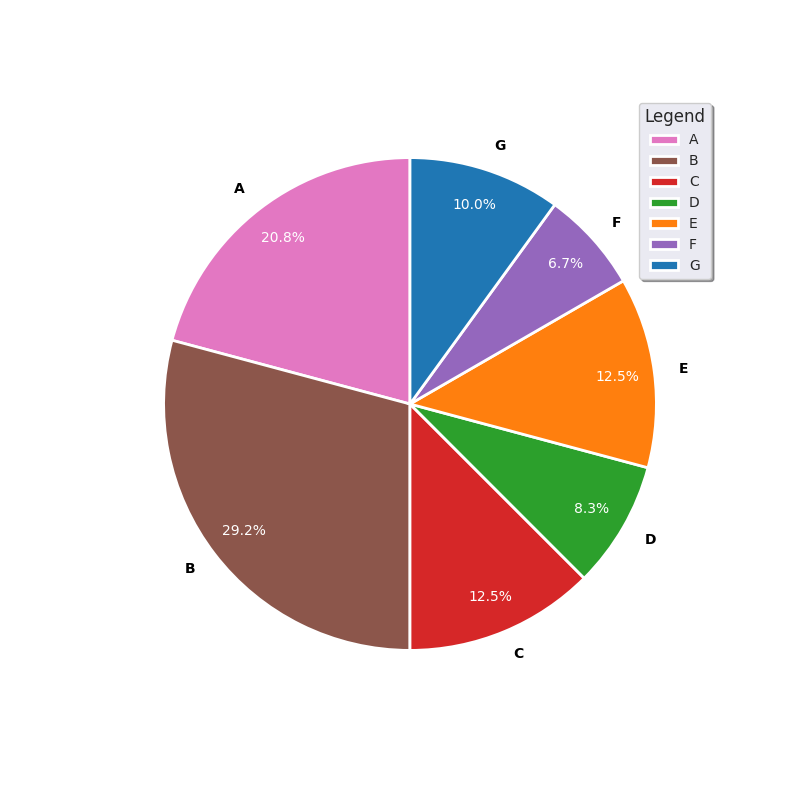

Reproduce this figure in Python.
import matplotlib.pyplot as plt

# Data series
percentages = [25, 35, 15, 10, 15, 8, 12]
colors = ['#e377c2', '#8c564b', '#d62728', '#2ca02c', '#ff7f0e', '#9467bd', '#1f77b4']
markers = 'o^s*Dxv'
labels = ['A', 'B', 'C', 'D', 'E', 'F', 'G']

fig, ax = plt.subplots(figsize=(8, 8))

# Create pie chart with altered styles
wedges, texts, autotexts = ax.pie(percentages, labels=labels, startangle=90, colors=colors, autopct='%1.1f%%',
       wedgeprops={'linestyle': '-', 'linewidth': 2}, pctdistance=0.85)

# Style autotexts
for autotext in autotexts:
    autotext.set_color('white')
    autotext.set_fontsize(10)

# Style texts
for text, marker in zip(texts, markers):
    text.set_color('black')
    text.set_fontsize(10)
    text.set_fontweight('bold')

ax.legend(loc='upper right', fontsize=10, shadow=True, title="Legend", title_fontsize=12)
ax.set_facecolor('#f9f9f9')
ax.grid(linestyle='--', alpha=0.5)

plt.show()
